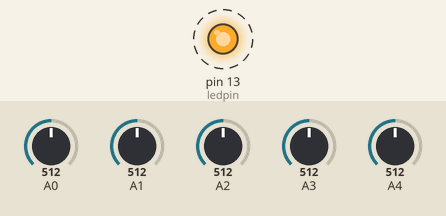
The sketch below on a simulated Teensy 4. Shown: output pins drawn as LEDs (lit = HIGH). Dashed ring = blinking. The test bench sets the inputs (shaded band); at power-on: A0 = 512, A1 = 512, A2 = 512, A3 = 512, A4 = 512 (analog values on the 0–1023 scale). What the sketch prints to the serial monitor is not drawn.

Above: at 1.8 s.
1.9 s: A0 set to 992
Timing chart, 0 to 60.5 s (numbered marks = the images above; inputs shaded):
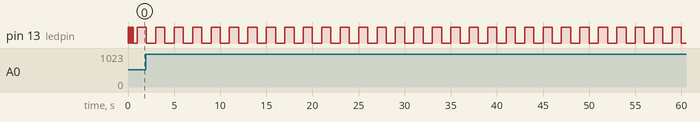

Measured:
- by itself, pin 13 (ledpin): alternates HIGH for 1.0 s and LOW for 1.0 s

The sketch:

TeensyAnalogRead.ino
```cpp
/*
*  analogRead for TeensyDAQ
*  Reads 5 analog values every 125us (8000Hz).
*
*/
#include <IntervalTimer.h>

volatile int readPins[10];
const int numberOfPins = 5;
int ledpin = 13;
long timeIndex = 0;

IntervalTimer timer; // timer
IntervalTimer blinkTimer; // timer
int startTimerValue = 0;
String txtMsg = "";
char s;

//http://meettechniek.info/embedded/arduino-analog.html
//http://dorkbotpdx.org/blog/paul/control_voltage_cv_to_analog_input_pin
//1.2V with analogReference(INTERNAL)

void setup() {
    for(int i = 0 ; i < 10 ; i ++){
      pinMode(14+i, INPUT);
    }
    pinMode(ledpin, OUTPUT);

    //set analog read resolution
    analogReadResolution(13);

    //Initialize serial connection
    Serial.begin(115200);

    //Initialize the blinker interrupt
    blinkTimer.begin(blink_callback,1000000);

    //Initialize the reader interrupt
    setSampleRate(8000);
}

//elapsedMicros time;

void loop() {

  while (Serial.available() > 0) {
        s=(char)Serial.read();
        if (s == '\n') {
            int samplerate = txtMsg.substring(7, 11).toInt();
            setSampleRate(samplerate);
            txtMsg = "";
        } else {
            txtMsg +=s;
        }
    }
}

void setSampleRate(float sampleRate){
  timer.end();
  for(int i = 0 ; i < 8 ; i++){
    digitalWrite(13, !digitalRead(13));
    delay(80);
  }
  int microsecondsDelay = 1/sampleRate * 1000000;
  timer.begin(timer_callback,microsecondsDelay);
}

// This function will be called with the desired frequency
// start the measurement
// in my low-res oscilloscope this function seems to take 1.5-2 us.
void timer_callback(void) {
    //long elapsedus = time;

    int values[numberOfPins];
    for(int i = 0 ; i < numberOfPins ; i ++){
      values[i] = analogRead(14+i);
    }

    Serial.print("T");
    Serial.print(timeIndex,HEX);

    for(int i = 0 ; i < numberOfPins ; i ++){
      Serial.print(" ");
      Serial.print(values[i],HEX);
    }

    Serial.println();

    timeIndex++;
}

void blink_callback(void) {
    digitalWrite(13, !digitalRead(13));
}
```
